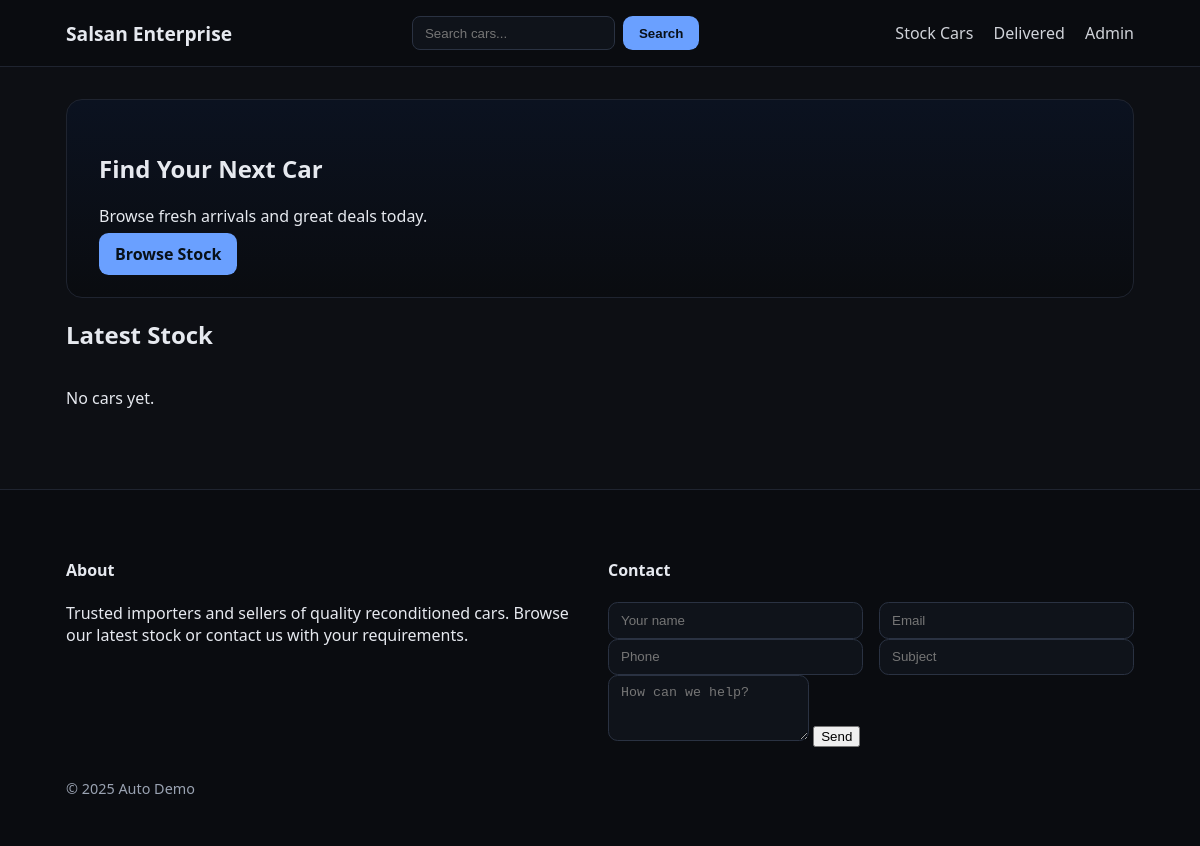
Before: / with the older database file.
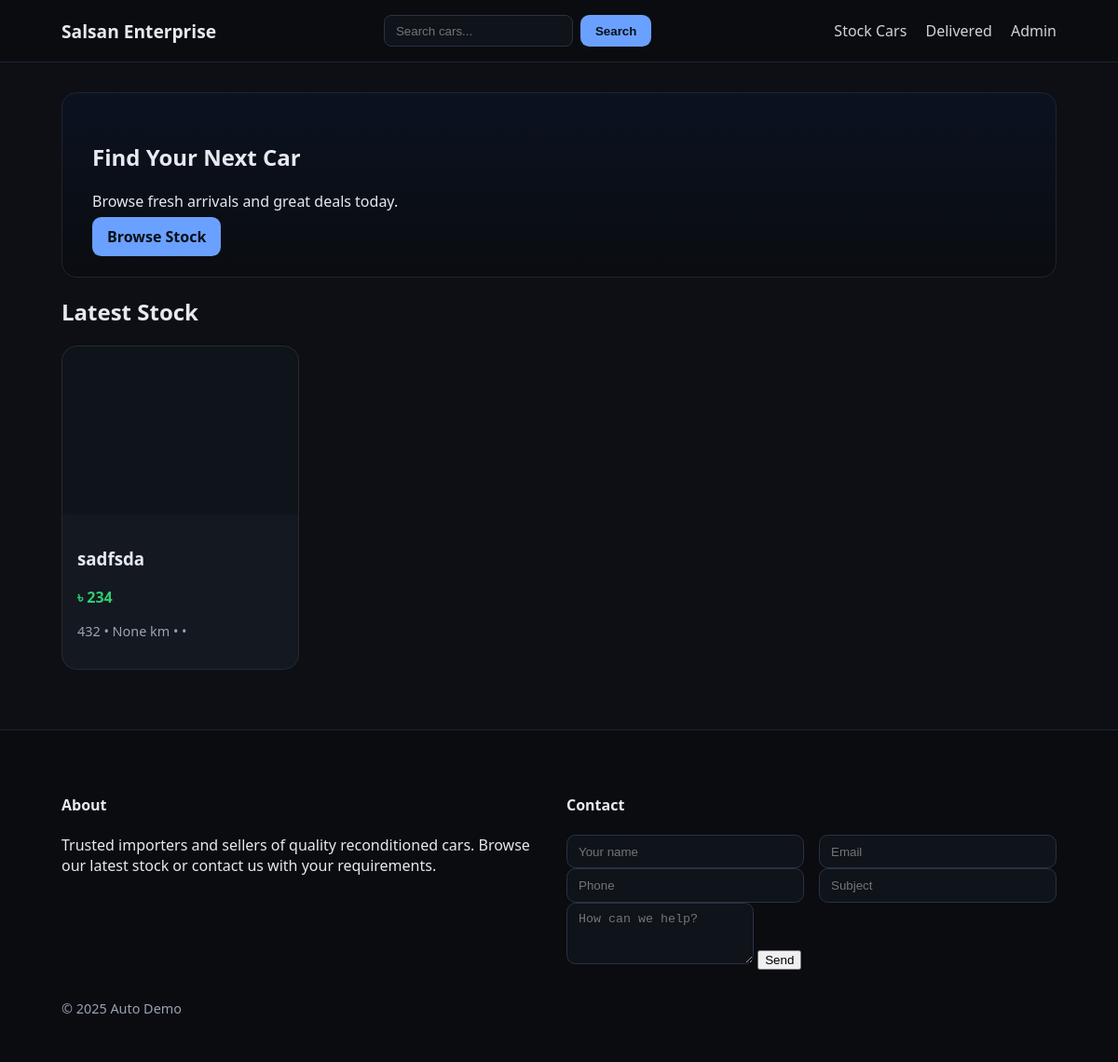
After: the same page with the newer database file.
### models.py (models this page shows, shortened)
class Car(db.Model):
    __tablename__ = "cars"
    id = db.Column(db.Integer, primary_key=True)
    title = db.Column(db.String(200), nullable=False)
    make = db.Column(db.String(80), index=True)
    model = db.Column(db.String(80), index=True)
    year = db.Column(db.Integer, index=True)
    price = db.Column(db.Integer, index=True)  # store in local currency integer
    mileage_km = db.Column(db.Integer, index=True)
    fuel_type = db.Column(db.String(50), index=True)  # Petrol, Diesel, Hybrid, Electric
    transmission = db.Column(db.String(50), index=True)  # Automatic, Manual
    body_type = db.Column(db.String(50), index=True)  # Sedan, SUV, etc.
    color = db.Column(db.String(50))
    location = db.Column(db.String(120))
    description = db.Column(db.Text)
    image_url = db.Column(db.String(500))
    is_delivered = db.Column(db.Boolean, default=False, index=True)
    created_at = db.Column(db.DateTime, default=datetime.utcnow, index=True)
    images = db.relationship(
        "CarImage",
        backref="car",
        cascade="all, delete-orphan",
        order_by="CarImage.sort_order",
        lazy="selectin",
    )

### app.py (the view, shortened to what this page needs)
    @app.route("/")
    def home():
        q = request.args.get("q", "").strip()
        cars_q = Car.query.filter_by(is_delivered=False).order_by(Car.created_at.desc())
        cars = cars_q.limit(8).all()
        return render_template("index.html", cars=cars, q=q)

### templates/index.html (shortened to what this page needs)
{% extends "base.html" %}
{% block content %}
<section class="hero">
  <div class="hero-inner">
    <h1>Find Your Next Car</h1>
    <p>Browse fresh arrivals and great deals today.</p>
    <a class="btn" href="{{ url_for('stock') }}">Browse Stock</a>
  </div>
</section>
<h2 class="mt">Latest Stock</h2>
<div class="cards">
  {% for car in cars %}
    <a class="card" href="{{ url_for('car_detail', car_id=car.id) }}">
      <img class="card-cover"
     src="{{ car.image_url or url_for('static', filename='img/placeholder.svg') }}"
     alt="{{ car.title }}"
     loading="lazy" decoding="async">
      <div class="card-body">
        <h3>{{ car.title }}</h3>
        <p class="price">৳ {{ "{:,}".format(car.price or 0) }}</p>
        <p class="muted small">{{ car.year }} • {{ car.mileage_km }} km • {{ car.fuel_type }} • {{ car.transmission }}</p>
      </div>
    </a>
  {% else %}
    <p>No cars yet.</p>
  {% endfor %}
</div>
{% endblock %}

### templates/base.html (shortened to what this page needs)
<!doctype html>
<html lang="en">
<head>
  <link rel="stylesheet" href="{{ url_for('static', filename='css/style.css') }}">
</head>
<body>
<header class="site-header">
  <div class="container flex between center">
    <a class="brand" href="{{ url_for('home') }}">Salsan Enterprise</a>
    <form class="search" action="{{ url_for('stock') }}" method="get">
      <input type="text" name="q" placeholder="Search cars..." value="{{ request.args.get('q','') }}">
      <button>Search</button>
    </form>
    <nav>
      <a href="{{ url_for('stock') }}">Stock Cars</a>
      <a href="{{ url_for('delivered') }}">Delivered</a>
      {% if current_user.is_authenticated %}
        <a href="{{ url_for('admin_dashboard') }}">Dashboard</a>
        <a href="{{ url_for('admin_logout') }}">Logout</a>
      {% else %}
        <a href="{{ url_for('admin_login') }}">Admin</a>
      {% endif %}
    </nav>
  </div>
</header>
<main class="container">
  {% block content %}{% endblock %}
</main>
<footer class="site-footer">
  <div class="container grid-2">
    <div>
      <h4>About</h4>
      <p>Trusted importers and sellers of quality reconditioned cars. Browse our latest stock or contact us with your requirements.</p>
    </div>
    <div>
      <h4>Contact</h4>
      <form action="{{ url_for('contact') }}" method="post" class="contact-form">
        <div class="grid-2">
          <input name="name" placeholder="Your name" required>
          <input name="email" placeholder="Email">
        </div>
        <div class="grid-2">
          <input name="phone" placeholder="Phone">
          <input name="subject" placeholder="Subject">
        </div>
        <textarea name="message" rows="3" placeholder="How can we help?" required></textarea>
        <button>Send</button>
      </form>
    </div>
  </div>
  <div class="container muted small">© {{ 2025 }} Auto Demo</div>
</footer>
</body>
</html>

### static/css/style.css (style rules this page uses)
:root { --bg:#0d0f14; --card:#141821; --muted:#9aa3b2; --text:#e6e9ef; --brand:#6aa0ff; --accent:#2ecc71; --danger:#ff6b6b; --warning:#f0ad4e; }
* { box-sizing:border-box; }
html,body { height:100%; }
body { margin:0; font-family:system-ui,-apple-system,Segoe UI,Roboto,Ubuntu; background:var(--bg); color:var(--text); }
img { max-width:100%; height:auto; display:block; }
a { color:inherit; text-decoration:none; }
.container { max-width:1100px; margin:0 auto; padding:1rem; }
.flex { display:flex; }
.between { justify-content:space-between; }
.center { align-items:center; }
.grid-2 { display:grid; grid-template-columns:1fr 1fr; gap:1rem; }
.site-header { background:#0a0c10; border-bottom:1px solid #1f2430; }
.brand { font-weight:700; font-size:1.2rem; }
nav a { margin-left:1rem; opacity:.9; }
.search { display:flex; gap:.5rem; }
.search input { padding:.5rem .75rem; border-radius:.5rem; border:1px solid #2a3242; background:#0f131a; color:var(--text); }
.search button,.btn { padding:.6rem 1rem; border-radius:.6rem; background:var(--brand); border:none; color:#081018; font-weight:700; cursor:pointer; }
.hero { background:linear-gradient(180deg,#0b1220,#0a0c10); border:1px solid #1f2430; border-radius:1rem; padding:2rem; margin-top:1rem; }
.hero-inner { max-width:640px; }
.cards { display:grid; grid-template-columns:repeat(auto-fill, minmax(250px, 1fr)); gap:1rem; margin:1rem 0; }
.card { background:var(--card); border:1px solid #232a36; border-radius:1rem; overflow:hidden; display:flex; flex-direction:column; }
.card img { width:100%; height:180px; object-fit:cover; background:#0f131a; }
.card .card-body { padding:1rem; }
.price { color:var(--accent); font-weight:700; }
.muted { color:var(--muted); }
.small { font-size:.9rem; }
.card-cover { width:100%; height:180px; object-fit:cover; display:block; border-radius:1rem 1rem 0 0; }
.filters input,.filters select,.contact-form input,.contact-form textarea { padding:.6rem .75rem; border-radius:.6rem; border:1px solid #2a3242; background:#0f131a; color:var(--text); }
.site-footer { border-top:1px solid #1f2430; padding:2rem 0; margin-top:2rem; background:#0a0c10; }

Changed rows visible on the page:
added Car: image_url (picture), title "sadfsda", price "234", year "432", mileage_km "None"
Other visible differences:
text no longer shown: "No cars yet."
